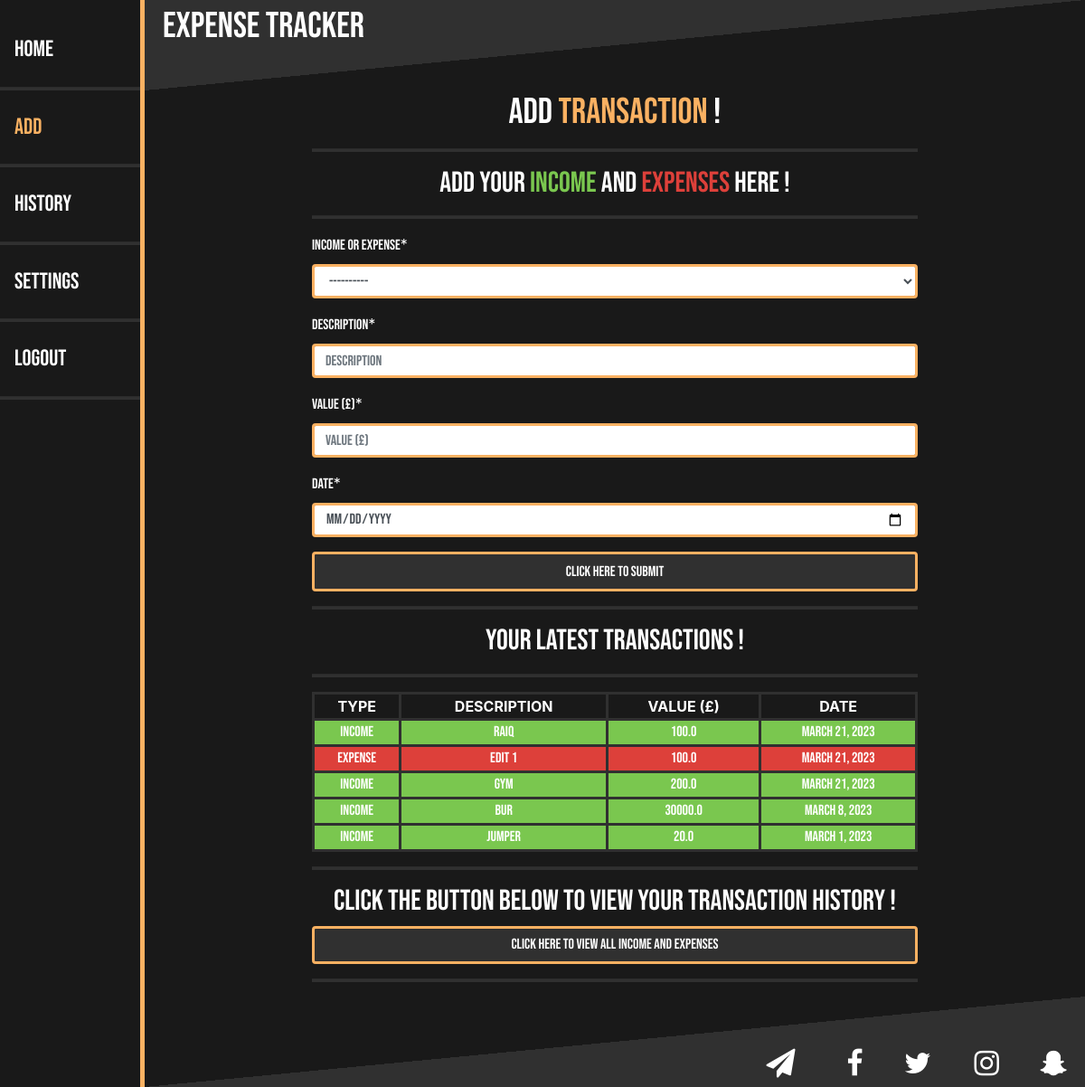
The app's page /add/ (signed in) with its own data.
### main/models.py (models this page shows, shortened)
class IncomeExpense(models.Model):
    user = models.ForeignKey(User, on_delete = CASCADE, related_name = "user", null = True)
    typeIE = models.CharField(max_length = 10, choices = INCOME_EXPENSE_CHOICES)
    description = models.CharField(max_length = 20)
    value = models.FloatField()
    date = models.DateField()

### main/views.py (the view)
# urls.py: path("add/", views.addPage, name = "addPage"),
def addPage(response):
    if response.user.is_authenticated: # USER AUTHENTICATED: Checks Whether The User Is Authenticated. This Is To Say Logged In.
        if response.method == "POST": # IF STATEMENT: Check If A 'POST' Request Is Made. Whether Submit Button Is Pressed In The Form.
            form = forms.AddIncomeExpense(response.POST) # FORM: Get Data From The Submitted Form And Store It In A Variable.
            if form.is_valid(): # IS_VALID(): Check If The Form Is Valid. If The Form Has No Errors It Is Valid.
                typeIE = form.cleaned_data["typeIE"] # CLEAN DATA: Get Income/Expense Choice Input And Store In A Variable.
                description = form.cleaned_data["description"] # CLEAN DATA: Get Description Input And Store In A Variable.
                value = form.cleaned_data["value"] # CLEAN DATA: Get Value Input And Store In A Variable.
                value = round(value, 2) # CLEAN DATA: Ensures The Value Passed In Is Rounded To 2.D.P.
                date = form.cleaned_data["date"] # CLEAN DATA: Get Date Input And Store In A Variable.
                obj = IncomeExpense(user = response.user, typeIE = typeIE, description = description, value = value, date = date)  # CREATE OBJECT: Create 'IncomeExpense' Object Using The Form Values.
                obj.save() # SAVE OBJECT: Save Object Into The Database.
                messages.success(response, "You Have Successfully Added " + obj.description)  # DISPLAY MESSAGE: Display Message In The Web Page.
        else:
            form = forms.AddIncomeExpense() # FORM: Instance Of The 'AddIncomeExpense' Form Stored In A Variable. This Will Be Passed Into The 'addPage' Template.
        items = IncomeExpense.objects.filter(user = response.user).order_by('-date') # OBJECT FILTER: Get All Income/Expenses A User Has Made And Store It Ordered By Date Descending.
        x = []
        y = len(items)
        if y > 5:
            y = 5
        for i in range(y):
            x.append(items[i])
        context = {"form": form, "items": x}
        return render(response, "main/addPage.html", context)
    else:
        return HttpResponseRedirect("/login") # REDIRECT: If The User Isn't Authenticated Redirect Them To The Login Page.

### main/templates/main/addPage.html (shortened to what this page needs)
{% extends 'main/base.html' %}
{% load crispy_forms_filters %}
{% load crispy_forms_tags %}
{% block sideBar %}
    <div class="sideNavigationBar">
        <a href="/home">Home</a>
        <hr style="height: 3px">
        <a href="/add" style="color: #FAB162">Add</a>
        <hr style="height: 3px">
        <a href="/history">History</a>
        <hr style="height: 3px">
        <a href="/settings">Settings</a>
        <hr style="height: 3px">
        <a href="/logout">Logout</a>
        <hr style="height: 3px">
    </div>
{% endblock %}
{% block content %}
    <h1 style="text-align: center; color: #FFFFFF">Add <span style="color: #FAB162">Transaction</span> !</h1>
    <hr style="height:3px;">
    <h2 style="text-align: center; color: #FFFFFF">Add Your <span style="color: #7AC74F">Income</span> And <span style="color: #DD403A">Expenses</span> Here !</h2>
    <hr style="height:3px;">
    <form method = "POST" action = "" class="formColour">
        {{ form|crispy }}
        <button style = "background-color: #303030; width: 100%; border-color: #FAB162; border-width: 3px;" type = "submit" name = "submitButton" class="btn btn-success"><span style='font-family: abc, sans-serif'>Click Here To Submit</span></button>
    </form>
    <hr style="height:3px;">
    <h2 style="text-align: center; color: #FFFFFF">Your Latest Transactions !</h2>
    <hr style="height:3px;">
    <table>
        <tr style="background-color: #191919">
            <th>TYPE</th>
            <th>DESCRIPTION</th>
            <th>VALUE (£)</th>
            <th>DATE</th>
        </tr>
        {% for item in items %}
            {% if item.typeIE == "INCOME" %}
                <tr style="background-color: #7AC74F;">
                    <td>{{ item.typeIE }}</td>
                    <td>{{ item.description }}</td>
                    <td>{{ item.value }}</td>
                    <td>{{ item.date }}</td>
                </tr>
            {% else %}
                <tr style="background-color: #DD403A;">
                    <td>{{ item.typeIE }}</td>
                    <td>{{ item.description }}</td>
                    <td>{{ item.value }}</td>
                    <td>{{ item.date }}</td>
                </tr>
            {% endif %}
        {% endfor %}
    </table>
    <hr style="height:3px;">
    <h2 style="text-align: center; color: #FFFFFF">Click The Button Below To View Your Transaction History !</h2>
    <a style = "background-color: #303030; width: 100%; border-color: #FAB162; border-width: 3px;" href="/history" class="btn btn-success">Click Here To View All Income And Expenses</a>
    <hr style="height:3px;">
{% endblock %}

### records on screen
IncomeExpense: typeIE "INCOME", description "raiq", value "100.0", date "March 21, 2023"
IncomeExpense: typeIE "EXPENSE", description "Edit 1", value "100.0", date "March 21, 2023"
IncomeExpense: typeIE "INCOME", description "GYM", value "200.0", date "March 21, 2023"
IncomeExpense: typeIE "INCOME", description "Bur", value "30000.0", date "March 8, 2023"
IncomeExpense: typeIE "INCOME", description "Jumper", value "20.0", date "March 1, 2023"
